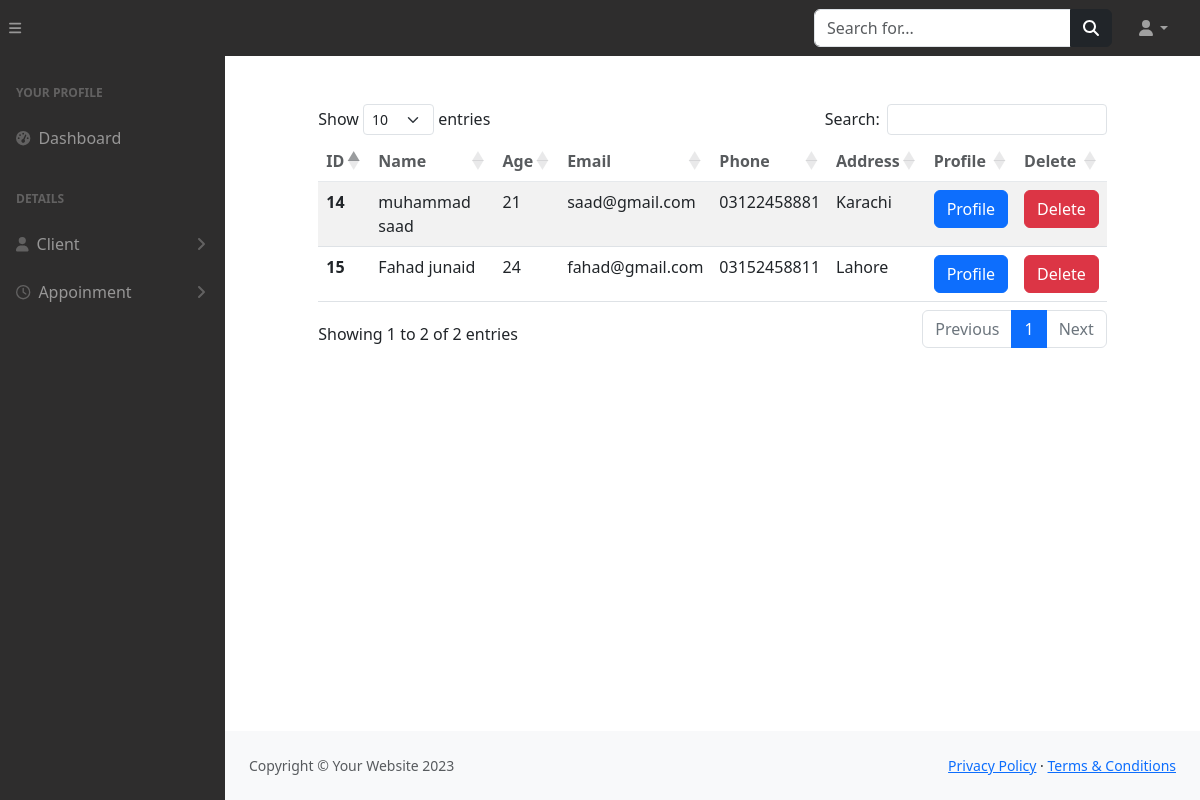
/lawyer-panel/viewclient.php (signed in), run on an earlier commit of the app's database.
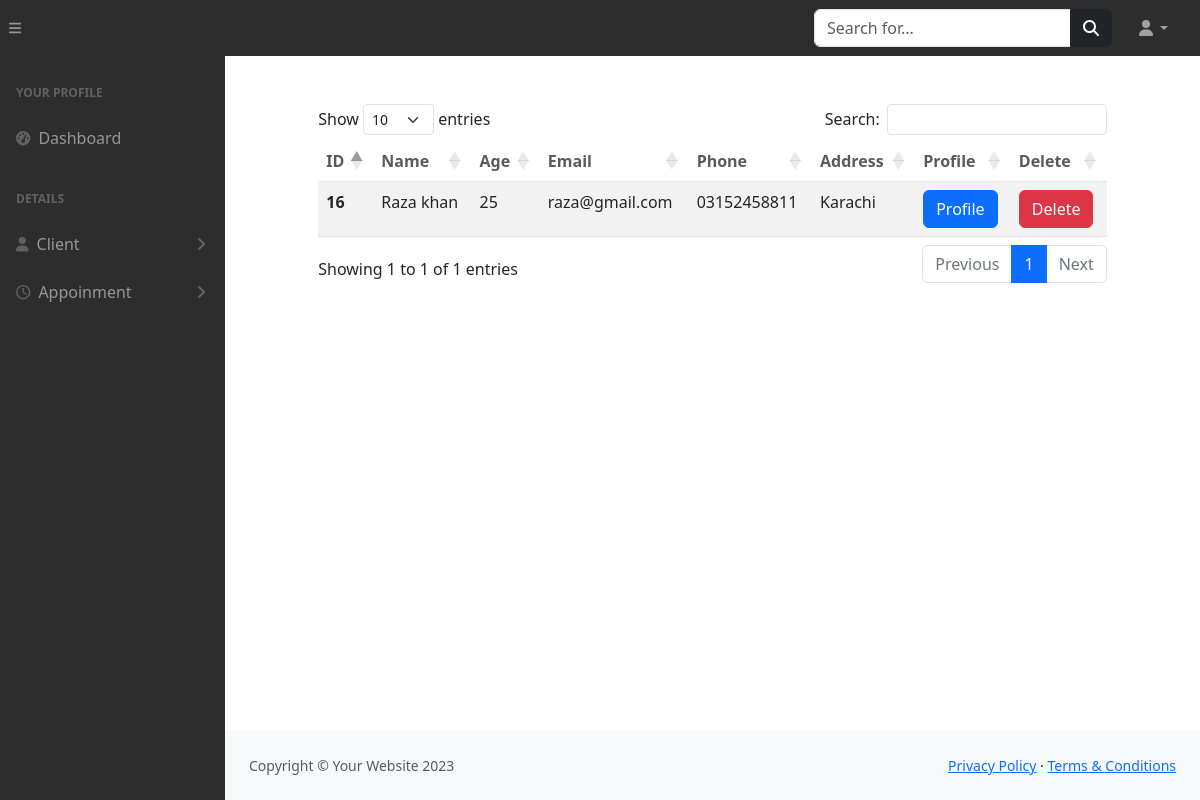
And on a later commit of the database.
### tables this page shows
CREATE TABLE `client_register` (
  `id` int(255) NOT NULL,
  `name` varchar(255) NOT NULL,
  `age` int(255) NOT NULL,
  `email` varchar(255) NOT NULL,
  `password` varchar(255) NOT NULL,
  `phone` varchar(255) NOT NULL,
  `address` text NOT NULL,
  `image` varchar(255) NOT NULL
);

### lawyer-panel/viewclient.php (the view, shortened to what this page needs)
<?php
include('includes/header.php');
include('includes/topbar.php');
include('includes/sidebar.php');
include("../config.php");
$client="SELECT * FROM `client_register`";
$conn_client=mysqli_query($connection,$client);
if (mysqli_num_rows($conn_client)>0) {
?>
<div class="container-fluid mt-5">
<div class="row justify-content-center">
    <div class="col-xl-10 col-lg-12 col-md-9">
    <table id="example" class="table table-striped" style="width:100%">
        <thead class="bg-warning p-2 text-dark bg-opacity-10" style="opacity: 75%;">
            <tr>
            <th scope="col">ID</th>
            <th scope="col">Name</th>
            <th scope="col">Age</th>
            <th scope="col">Email</th>
            <th scope="col">Phone</th>
            <th scope="col">Address</th>
            <th scope="col">Profile</th>
            <th scope="col">Delete</th>
            </tr>
        </thead>
        <tbody>
            <?php
            while ($data=mysqli_fetch_assoc($conn_client)) {
            ?>
            <th scope="row"><?php echo $data['id']?></th>
            <td><?php echo $data['name']?></td>
            <td><?php echo $data['age']?></td>
            <td><?php echo $data['email']?></td>
            <td><?php echo $data['phone']?></td>
            <td><?php echo $data['address']?></td>
            <td ><a href="clientprofile.php?id=<?php echo $data['id']?>" class="btn btn-primary">Profile</a></td>
            <td ><a href="clientdelete.php?id=<?php echo $data['id']?>"  class="btn btn-danger">Delete</a></td>
        <?php
        }
    }
        ?>
        </tbody>
    </table>
    </div>
</div>
</div>
</body>
</html>
<?php
include("includes/footer.php");
?>

### lawyer-panel/includes/header.php (shortened to what this page needs)
<!DOCTYPE html>
<html lang="en">
    <head>
        <link href="https://cdn.jsdelivr.net/npm/simple-datatables@7.1.2/dist/style.min.css" rel="stylesheet" />
        <link href="css/styles.css" rel="stylesheet" />
        <link rel="stylesheet" href="https://cdnjs.cloudflare.com/ajax/libs/twitter-bootstrap/5.3.0/css/bootstrap.min.css">
        <link rel="stylesheet" href="https://cdn.datatables.net/1.13.7/css/dataTables.bootstrap5.min.css">
    </head>
    <body class="sb-nav-fixed">

### lawyer-panel/includes/topbar.php (shortened to what this page needs)
<nav class="sb-topnav navbar navbar-expand navbar-dark" style="background-color:#2e2d2d;" >
            <button class="btn btn-link btn-sm order-1 order-lg-0 me-4 me-lg-0" id="sidebarToggle" href="#!"><i class="fas fa-bars"></i></button>
            <form class="d-none d-md-inline-block form-inline ms-auto me-0 me-md-3 my-2 my-md-0">
                <div class="input-group">
                    <input class="form-control" type="text" placeholder="Search for..." aria-label="Search for..." aria-describedby="btnNavbarSearch" />
                    <button class="btn btn-dark" id="btnNavbarSearch" type="button"><i class="fas fa-search"></i></button>
                </div>
            </form>
            <ul class="navbar-nav ms-auto ms-md-0 me-3 me-lg-4">
                <li class="nav-item dropdown">
                    <a class="nav-link dropdown-toggle" id="navbarDropdown" href="#" role="button" data-bs-toggle="dropdown" aria-expanded="false"><i class="fas fa-user fa-fw"></i></a>
                </li>
            </ul>
        </nav>

### lawyer-panel/includes/sidebar.php (shortened to what this page needs)
<div id="layoutSidenav">
            <div id="layoutSidenav_nav">
                <nav class="sb-sidenav accordion sb-sidenav-dark" style="background-color:#2e2d2d;"  id="sidenavAccordion">
                    <div class="sb-sidenav-menu">
                        <div class="nav">
                            <div class="sb-sidenav-menu-heading">YOUR PROFILE</div>
                            <a class="nav-link" href="lawyer.php">
                                <div class="sb-nav-link-icon"><i class="fas fa-tachometer-alt"></i></div>
                                Dashboard
                            </a>
                            <div class="sb-sidenav-menu-heading">DETAILS</div>
                            <a class="nav-link collapsed" href="viewclient.php" data-bs-toggle="collapse" data-bs-target="#collapseLayouts" aria-expanded="false" aria-controls="collapseLayouts">
                                <div class="sb-nav-link-icon"><i class="fa-solid fa-user"></i></div>
                                Client
                                <div class="sb-sidenav-collapse-arrow"><i class="fas fa-angle-down"></i></div>
                            </a>
                            <a class="nav-link collapsed" href="" data-bs-toggle="collapse" data-bs-target="#collapsePages" aria-expanded="false" aria-controls="collapsePages">
                                <div class="sb-nav-link-icon"><i class="fa-regular fa-clock"></i></div>
                                Appoinment
                                <div class="sb-sidenav-collapse-arrow"><i class="fas fa-angle-down"></i></div>
                            </a>
                    </div>
                </nav>
            </div>
            <div id="layoutSidenav_content">

### lawyer-panel/includes/footer.php (shortened to what this page needs)
<footer class="py-4 bg-light mt-auto">
                    <div class="container-fluid px-4">
                        <div class="d-flex align-items-center justify-content-between small">
                            <div class="text-muted">Copyright &copy; Your Website 2023</div>
                            <div>
                                <a href="#">Privacy Policy</a>
                                &middot;
                                <a href="#">Terms &amp; Conditions</a>
                            </div>
                        </div>
                    </div>
                </footer>
    </body>
</html>

What changed in the data, as far as the page shows it:
removed client_register: id "14", name "muhammad saad", age "21", email "saad@gmail.com", phone "03122458881", address "Karachi"
removed client_register: id "15", name "Fahad junaid", age "24", email "fahad@gmail.com", phone "03152458811", address "Lahore"
added client_register: id "16", name "Raza khan", age "25", email "raza@gmail.com", phone "03152458811", address "Karachi"
Also different on the page:
text written by a page script: "Show entries Search: Showing 1 to 2 of 2 entries Previous 1 Next" → "Show entries Search: Showing 1 to 1 of 1 entries Previous 1 Next"
